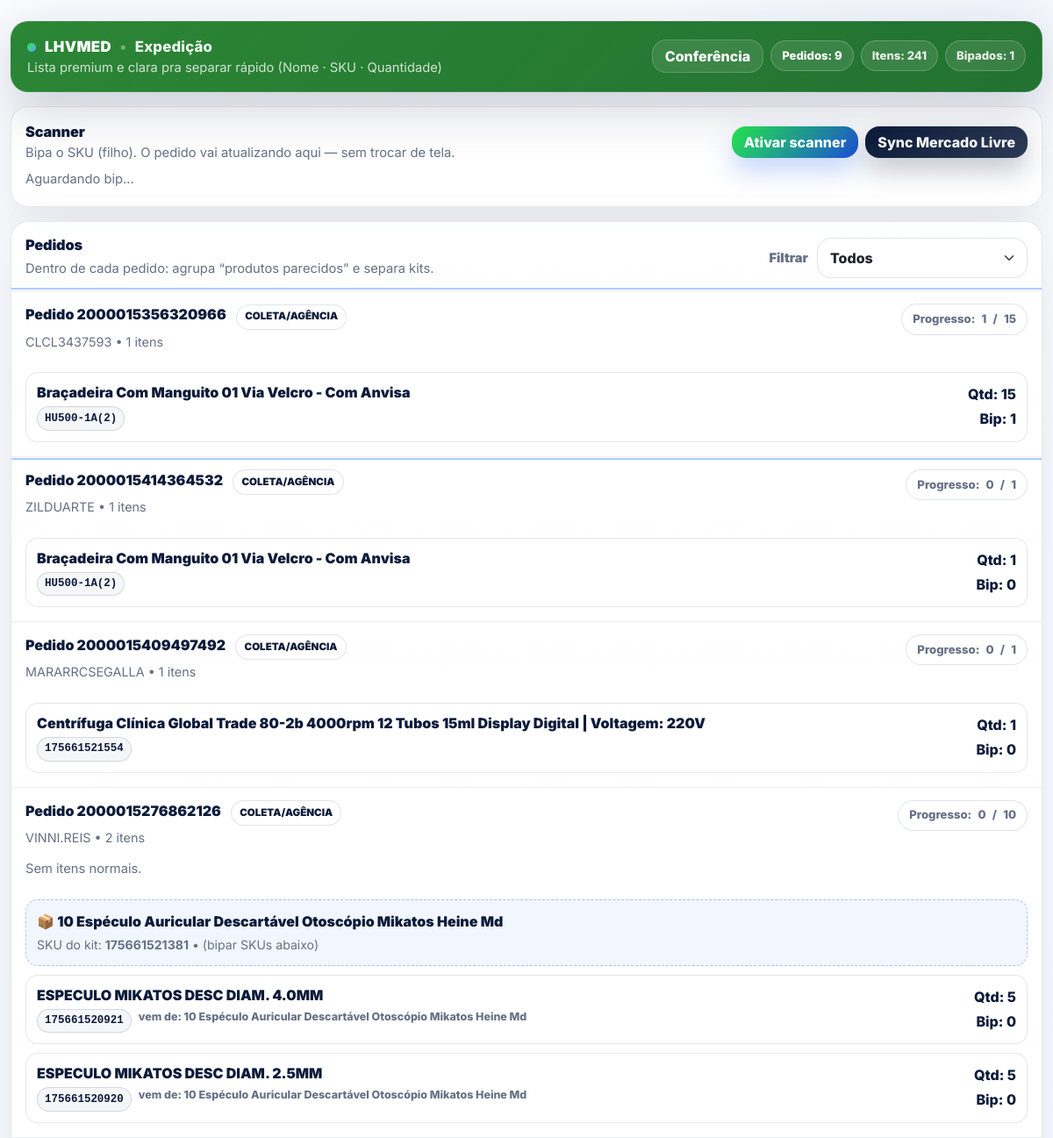
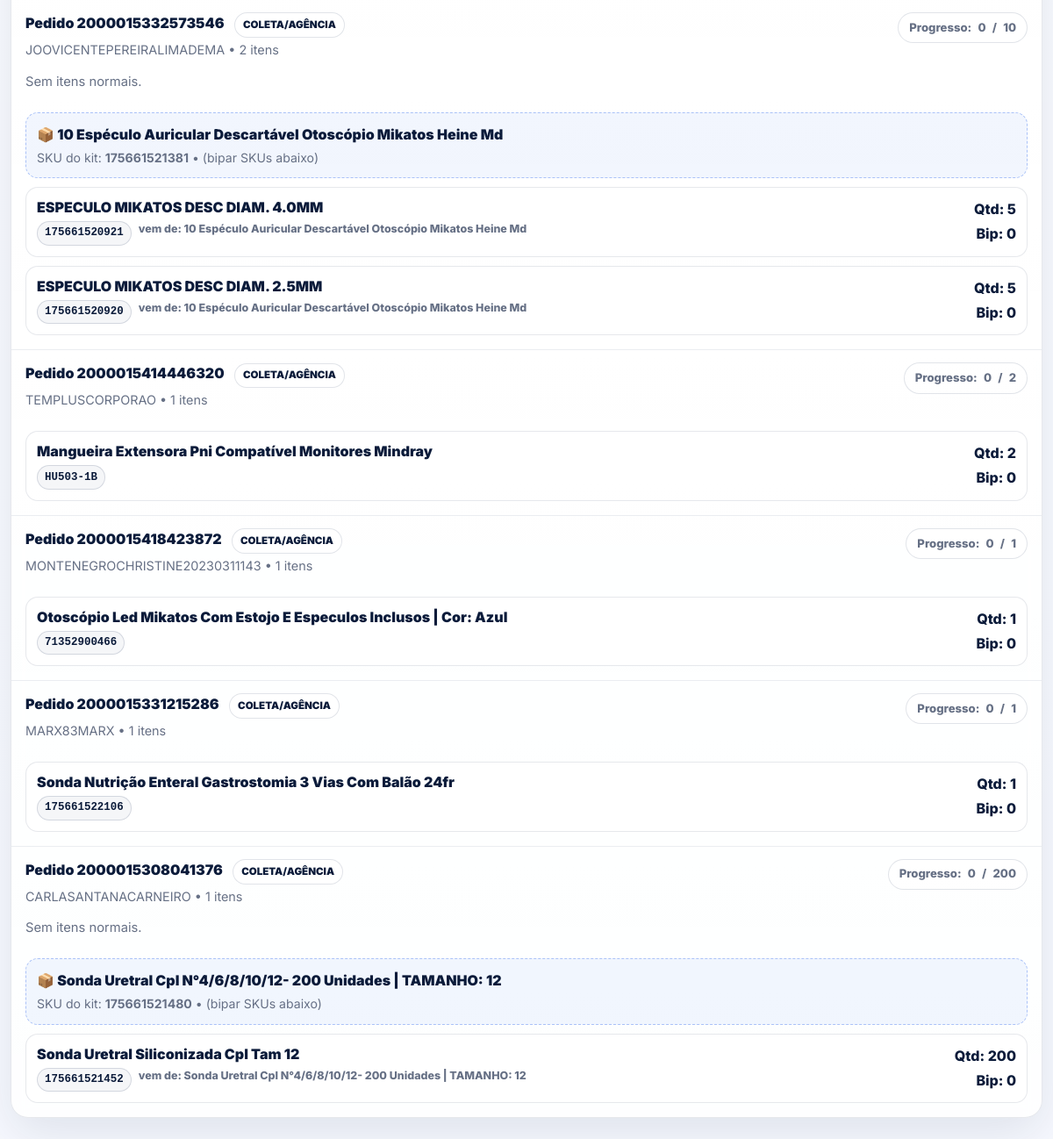
The page / on the database its author committed (2 pictures, top to bottom).
### tables this page shows
CREATE TABLE pedido_produtos (
            id INTEGER PRIMARY KEY AUTOINCREMENT,
            pedido_id INTEGER NOT NULL,
            produto_id INTEGER NOT NULL,
            quantidade INTEGER NOT NULL DEFAULT 1 CHECK (quantidade > 0),
            quantidade_bipada INTEGER NOT NULL DEFAULT 0 CHECK (quantidade_bipada >= 0),
            criado_em DATETIME DEFAULT CURRENT_TIMESTAMP, quantidade_separada INTEGER NOT NULL DEFAULT 0, parent_sku TEXT, parent_nome TEXT,

            FOREIGN KEY(pedido_id) REFERENCES pedidos(id) ON DELETE CASCADE,
            FOREIGN KEY(produto_id) REFERENCES produtos(id) ON DELETE RESTRICT
        );

CREATE TABLE pedidos (
            id INTEGER PRIMARY KEY AUTOINCREMENT,
            ml_id TEXT UNIQUE NOT NULL,
            cliente_nome TEXT NOT NULL,
            status TEXT NOT NULL DEFAULT 'PENDENTE',
            logistic_type TEXT,
            criado_em DATETIME DEFAULT CURRENT_TIMESTAMP,
            atualizado_em DATETIME DEFAULT CURRENT_TIMESTAMP
        , ml_shipping_id TEXT, ml_ship_status TEXT, ml_ship_substatus TEXT, ml_task TEXT, bling_pedido_venda_id INTEGER);

CREATE TABLE produtos (
            id INTEGER PRIMARY KEY AUTOINCREMENT,
            sku TEXT UNIQUE NOT NULL COLLATE NOCASE,
            nome TEXT NOT NULL,
            estoque INTEGER DEFAULT 0 CHECK (estoque >= 0),
            localizacao TEXT DEFAULT 'Geral',
            criado_em DATETIME DEFAULT CURRENT_TIMESTAMP
        , estoque_bling INTEGER);

### routes.py (the view)
@main_routes.route("/")
def index():
    pedidos = _load_pedidos("PENDENTE")
    for p in pedidos:
        tq = int(p.get("total_quantidade") or 0)
        tb = int(p.get("total_bipado") or 0)
        prog = int((tb / tq) * 100) if tq else 0
        p["progresso_pct"] = prog
        p["progresso_bar"] = f"width: {prog}%"
    for p in pedidos:
        if p["itens"]:
            p["sort_key"] = _group_key(p["itens"][0]["nome"])
        else:
            p["sort_key"] = "zzz"
    pedidos.sort(key=lambda x: x["sort_key"])
    stats = _calc_stats(pedidos)
    stats["concluidos"] = sum(1 for p in pedidos if int(p.get("progresso_pct") or 0) >= 100)
    return render_template("index.html", pedidos=pedidos, stats=stats)

### db/database.py (called while the page is built)
def get_db():
    os.makedirs(os.path.dirname(DB_PATH), exist_ok=True)
    conn = sqlite3.connect(DB_PATH, timeout=30, check_same_thread=False)
    conn.row_factory = sqlite3.Row
    conn.execute("PRAGMA foreign_keys = ON;")
    conn.execute("PRAGMA journal_mode = WAL;")
    conn.execute("PRAGMA synchronous = NORMAL;")
    conn.execute("PRAGMA busy_timeout = 30000;")  # 30s
    return conn

### routes.py (called while the page is built)
def _tipo_envio_label(logistic_type: str) -> str:
    lt = (logistic_type or "").lower()
    if lt == "self_service":
        return "FLEX"
    if lt in ("cross_docking", "drop_off", "xd_drop_off"):
        return "COLETA/AGÊNCIA"
    return lt.upper() if lt else "PADRÃO"

def _norm_txt(s: str) -> str:
    s = (s or "").strip().lower()
    s = "".join(ch for ch in unicodedata.normalize("NFKD", s) if not unicodedata.combining(ch))
    s = re.sub(r"\s+", " ", s)
    return s

def _group_key(nome: str) -> str:
    s = _norm_txt(nome)
    s = re.sub(r"\b(tamanho|tam|nº|n\.)\b", " ", s)
    s = re.sub(r"\b\d+\b", " ", s)
    s = re.sub(r"[|:/\-]+", " ", s)
    s = re.sub(r"\s+", " ", s).strip()
    tokens = s.split()
    return " ".join(tokens[:4]) if tokens else s

def _pedido_dt(criado_em):
    if isinstance(criado_em, str):
        try:
            return datetime.strptime(criado_em.split(".")[0], "%Y-%m-%d %H:%M:%S")
        except Exception:
            return datetime.now()
    return criado_em or datetime.now()

def _calc_stats(pedidos):
    total_itens = sum(int(p.get("total_quantidade") or 0) for p in pedidos)
    total_bip = sum(int(p.get("total_bipado") or 0) for p in pedidos)
    return {
        "pendentes": len(pedidos),
        "total_itens": total_itens,
        "total_bipado": total_bip,
        "progresso_geral_pct": int((total_bip / total_itens) * 100) if total_itens else 0
    }

### templates/index.html (shortened to what this page needs)
{% extends "base.html" %}
{% from "_macros.html" import order_card %}
{% block content %}
<div class="container wrap py-4">
  <div class="cardx topbar mb-3 appHeader">
    <div class="brandRow">
      <div class="brandLeft">
        <p class="brand">
          <span class="dot" aria-hidden="true"></span>
          <span class="brandMark" aria-label="MEDICALD">
            <span class="brandWhite">LHVMED</span>
          </span>
          <span class="divider">•</span>
          <span class="pageName">Expedição</span>
        </p>
        <p class="sub">Lista premium e clara pra separar rápido (Nome · SKU · Quantidade)</p>
      </div>
      <div class="brandRowRight d-flex align-items-center gap-2 flex-wrap">
        <a href="/scanner" class="btn btn-outline-dark btnx btn-ghost">Conferência</a>
        <span class="pill pill-strong">Pedidos: {{ pedidos|length }}</span>
        <span class="pill">Itens: {{ stats.total_itens or 0 }}</span>
        <span class="pill">Bipados: {{ stats.total_bipado or 0 }}</span>
      </div>
    </div>
  </div>
  <div class="cardx p-3 mb-3 scanCard">
    <div class="d-flex align-items-center justify-content-between gap-2 flex-wrap">
      <div>
        <div class="hTitle">Scanner</div>
        <div class="sub">Bipa o SKU (filho). O pedido vai atualizando aqui — sem trocar de tela.</div>
      </div>
      <div class="d-flex gap-2 flex-wrap" style="min-width:260px;">
        <button id="focusBtn" class="btn btn-dark btnx btn-primarySoft">Ativar scanner</button>
        <button id="syncBtn" class="btn btn-brand btnx btn-brandPro">Sync Mercado Livre</button>
      </div>
    </div>
    <div class="sub mt-2" id="scanMsg">Aguardando bip…</div>
  </div>
  <div class="cardx ordersCard">
    <div class="sectionHead">
      <div class="sectionTitle">
        <div class="hTitle">Pedidos</div>
        <div class="sub">Dentro de cada pedido: agrupa “produtos parecidos” e separa kits.</div>
      </div>
      <div class="filter-wrap">
        <label class="sub" for="tipoFilter" style="font-weight:900;">Filtrar</label>
        <select id="tipoFilter" class="form-select" style="width:240px;">
          <option value="ALL">Todos</option>
        </select>
      </div>
    </div>
<div id="ordersContainer">
  {% if pedidos %}
    {% for pedido in pedidos %}
      {{ order_card(pedido) }}
    {% endfor %}
  {% else %}
    <div class="p-3 sub">Sem pedidos pendentes.</div>
  {% endif %}
</div>
</div>
{% endblock %}

### templates/_macros.html (shortened to what this page needs)
{% macro order_card(pedido, tipo_chip_class) %}
  <div class="order" data-envio="{{ pedido.envio_label }}" data-ml-id="{{ pedido.ml_id }}">
    <div class="orderTop">
      <div style="min-width:0;">
        <p class="orderTitle">
          Pedido {{ pedido.ml_id }}
          <span class="chip {{ tipo_chip_class }}">{{ pedido.envio_label }}</span>
        </p>
        <p class="orderSub">
          {{ pedido.cliente_nome or 'Cliente Mercado Livre' }} • {{ (pedido.itens|length) if pedido.itens else 0 }} itens
        </p>
      </div>
      <div class="d-flex gap-2 flex-wrap align-items-center">
        <span class="pill progress-pill" data-progress-pill="{{ pedido.ml_id }}">
          Progresso: <span class="p-bip">{{ pedido.total_bipado or 0 }}</span>/<span class="p-tot">{{ pedido.total_quantidade or 0 }}</span>
        </span>
      </div>
    </div>
    <div class="items">
      {% if pedido.itens %}
        {% set kit_items = [] %}
        {% set normal_items = [] %}
        <div class="normalZone" data-zone="normal">
          {% if normal_items %}
            {% for item in normal_items %}
              <div class="itemRow normalItem {% if (item.get('quantidade_bipada',0)|int) >= (item.get('quantidade',0)|int) and (item.get('quantidade',0)|int) > 0 %}is-checked{% endif %}"
                   data-item-name="{{ item.get('nome','')|e }}"
                   data-item-sku="{{ item.get('sku','') }}"
                   data-ml-id="{{ pedido.ml_id }}">
                <div class="itemLeft">
                  <p class="itemName">{{ item.get('nome','') }}</p>
                  <div class="itemMeta">
                    <span class="sku" title="{{ item.get('sku','') }}">{{ item.get('sku','') }}</span>
                  </div>
                </div>
                <div class="itemRight">
                  <p class="qty">Qtd: <span class="qtot">{{ item.get('quantidade',0) }}</span></p>
                  <p class="bip">Bip: <span class="qbip">{{ item.get('quantidade_bipada',0) }}</span></p>
                </div>
              </div>
            {% endfor %}
          {% else %}
            <div class="sub">Sem itens normais.</div>
          {% endif %}
        </div>
        {% if kit_items %}
          <div style="height:10px;"></div>
          {% set groups = {} %}
          {% for it in kit_items %}
            {% set key = it.get('parent_sku') %}
          {% endfor %}
          {% for key in groups.keys()|list %}
            {% set its = groups[key] %}
            {% set kit_nome = (its[0].get('parent_nome') or ('KIT ' ~ key)) %}
            <div class="kitBox">
              <p class="kitTitle">📦 {{ kit_nome }}</p>
              <p class="kitSub">SKU do kit: <strong>{{ key }}</strong> • (bipar SKUs abaixo)</p>
            </div>
            {% for item in its %}
              <div class="itemRow " data-item-sku="{{ item.get('sku','') }}" data-ml-id="{{ pedido.ml_id }}">
                <div class="itemLeft">
                  <p class="itemName">{{ item.get('nome','') }}</p>
                  <div class="itemMeta">
                    <span class="sku" title="{{ item.get('sku','') }}">{{ item.get('sku','') }}</span>
                    <span class="fromkit" title="{{ item.get('parent_nome','') }}">
                      vem de: {{ item.get('parent_nome') or ('KIT ' ~ item.get('parent_sku')) }}
                    </span>
                  </div>
                </div>
                <div class="itemRight">
                  <p class="qty">Qtd: <span class="qtot">{{ item.get('quantidade',0) }}</span></p>
                  <p class="bip">Bip: <span class="qbip">{{ item.get('quantidade_bipada',0) }}</span></p>
                </div>
              </div>
            {% endfor %}
          {% endfor %}
        {% endif %}
      {% else %}
        <div class="sub">Sem itens.</div>
      {% endif %}
    </div>
  </div>
{% endmacro %}

### rows shown on the page
pedido_produtos: ml_id "2000015356320966", envio_label "COLETA/AGÊNCIA", cliente_nome "CLCL3437593", itens "1", quantidade_bipada "1", quantidade "15", get "Braçadeira Com Manguito 01 Via Velcro - Com Anvisa", get "HU500-1A(2)", get "15", get "1"
pedido_produtos: ml_id "2000015414364532", envio_label "COLETA/AGÊNCIA", cliente_nome "ZILDUARTE", itens "1", total_bipado "0", quantidade "1", get "Braçadeira Com Manguito 01 Via Velcro - Com Anvisa", get "HU500-1A(2)", get "1", get "0"
pedido_produtos: ml_id "2000015409497492", envio_label "COLETA/AGÊNCIA", cliente_nome "MARARRCSEGALLA", itens "1", total_bipado "0", quantidade "1", get "Centrífuga Clínica Global Trade 80-2b 4000rpm 12 Tubos 15ml Display Digital | Voltagem: 220V", get "175661521554", get "1", get "0"
pedido_produtos: ml_id "2000015276862126", envio_label "COLETA/AGÊNCIA", cliente_nome "VINNI.REIS", itens "2", total_bipado "0", total_quantidade "10", shows "Sem itens normais.", parent_nome "10 Espéculo Auricular Descartável Otoscópio Mikatos Heine Md", parent_sku "175661521381", get "ESPECULO MIKATOS DESC DIAM. 4.0MM", get "175661520921", get "10 Espéculo Auricular Descartável Otoscópio Mikatos Heine Md", get "5", get "0"
pedido_produtos: get "ESPECULO MIKATOS DESC DIAM. 2.5MM", get "175661520920", get "10 Espéculo Auricular Descartável Otoscópio Mikatos Heine Md", get "5", get "0"
pedido_produtos: ml_id "2000015332573546", envio_label "COLETA/AGÊNCIA", cliente_nome "JOOVICENTEPEREIRALIMADEMA", itens "2", total_bipado "0", total_quantidade "10", shows "Sem itens normais.", parent_nome "10 Espéculo Auricular Descartável Otoscópio Mikatos Heine Md", parent_sku "175661521381", get "ESPECULO MIKATOS DESC DIAM. 4.0MM", get "175661520921", get "10 Espéculo Auricular Descartável Otoscópio Mikatos Heine Md", get "5", get "0"
pedido_produtos: get "ESPECULO MIKATOS DESC DIAM. 2.5MM", get "175661520920", get "10 Espéculo Auricular Descartável Otoscópio Mikatos Heine Md", get "5", get "0"
pedido_produtos: ml_id "2000015414446320", envio_label "COLETA/AGÊNCIA", cliente_nome "TEMPLUSCORPORAO", itens "1", total_bipado "0", quantidade "2", get "Mangueira Extensora Pni Compatível Monitores Mindray", get "HU503-1B", get "2", get "0"
pedido_produtos: ml_id "2000015418423872", envio_label "COLETA/AGÊNCIA", cliente_nome "MONTENEGROCHRISTINE20230311143", itens "1", total_bipado "0", quantidade "1", get "Otoscópio Led Mikatos Com Estojo E Especulos Inclusos | Cor: Azul", get "71352900466", get "1", get "0"
pedido_produtos: ml_id "2000015331215286", envio_label "COLETA/AGÊNCIA", cliente_nome "MARX83MARX", itens "1", total_bipado "0", quantidade "1", get "Sonda Nutrição Enteral Gastrostomia 3 Vias Com Balão 24fr", get "175661522106", get "1", get "0"
pedido_produtos: ml_id "2000015308041376", envio_label "COLETA/AGÊNCIA", cliente_nome "CARLASANTANACARNEIRO", itens "1", total_bipado "0", quantidade "200", shows "Sem itens normais.", parent_nome "Sonda Uretral Cpl N°4/6/8/10/12- 200 Unidades | TAMANHO: 12", parent_sku "175661521480", get "Sonda Uretral Siliconizada Cpl Tam 12", get "175661521452", get "Sonda Uretral Cpl N°4/6/8/10/12- 200 Unidades | TAMANHO: 12", get "200", get "0"

### other values the page prints
{{ pedidos|length }} "9"
{{ stats.total_itens or 0 }} "241"
{{ stats.total_bipado or 0 }} "1"
